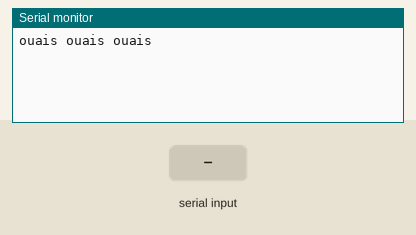
A sketch run on a simulated Arduino Uno, built with avr-gcc and run on an emulated ATmega328P. On the bench: the last lines printed to the serial monitor. Inputs (shaded band) come from the test bench.

Above: at 1.2 s.
1.3 s: "C" received over the second serial link
At 2.5 s:
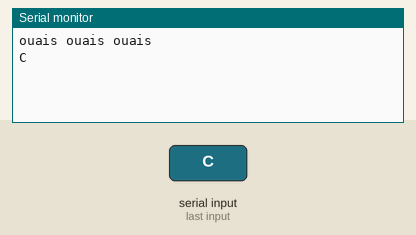
2.8 s: "1" received over the second serial link
At 3.9 s:
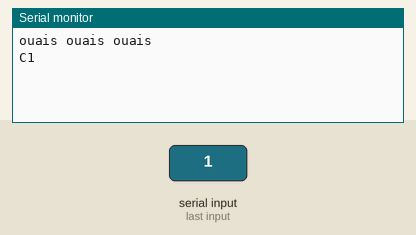

Measured:
- after the input at 1.3 s, the serial monitor: prints a new line at once (image 1)
- after the input at 2.8 s, the serial monitor: prints a new line at once (image 2)

The sketch:

testbluetooth.ino
```cpp
#include<SoftwareSerial.h>

#define RX 2
#define TX 3

char data;

SoftwareSerial Bt(RX,TX);

void setup() {
  Serial.begin(9600);
  Serial.println("ouais ouais ouais");
  Bt.begin(9600);
}

void loop() {
  // put your main code here, to run repeatedly:
  while (Bt.available()) {
    Serial.print(char(Bt.read()));
    data = char(Bt.read());
    if (data=='C'){
      Serial.println("Start cleaning.");
    }
  }
  while (Serial.available()) {
    Bt.write(char(Serial.read()));
  }
}
```
